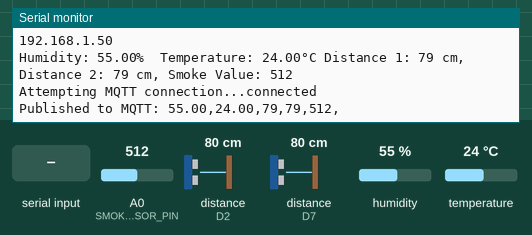
A sketch run on a simulated ESP8266 (NodeMCU). Shown: the last lines printed to the serial monitor. Wiring (inferred from the names in the program): 2 × ultrasonic range finder: trigger D1, echo D2 / trigger D0, echo D7. Inputs (shaded band) come from the test bench; at power-on: distance to the obstacle (sensors on D2, D7) 80 cm, humidity 55 %, A0 (SMOKE_SENSOR_PIN) = 512, temperature 24 °C. The echo pulse lasts 58.3 µs per cm; WiFi joins after 1.5 s; servers stay silent unless stated; no MQTT or app messages arrive unless stated.

Above: at 2.7 s.
2.8 s: "1\n" received over Serial
At 5.4 s:
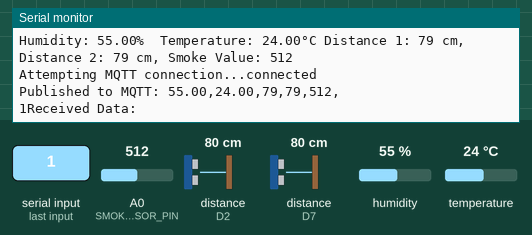
6.0 s: distance to the obstacle (sensor on D2) set to 2 cm
At 7.0 s:
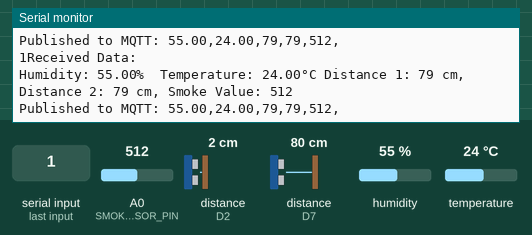
8.1 s: distance to the obstacle (sensor on D7) set to 2 cm
At 9.9 s:
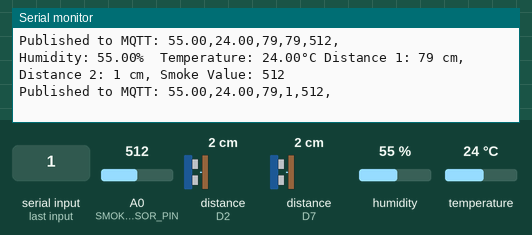
10.2 s: humidity set to 22 %
At 12.1 s:
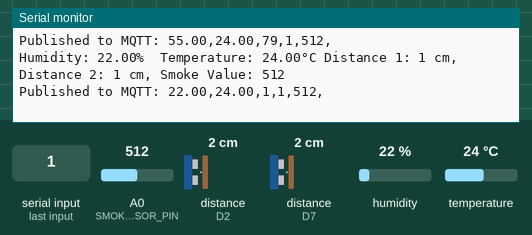
12.3 s: A0 (SMOKE_SENSOR_PIN) set to 716
14.4 s: temperature set to 12 °C
At 15.5 s:
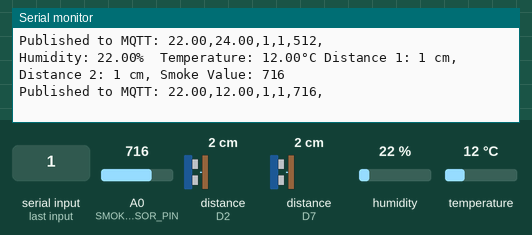

The sketch:

Large_iot_ESP8266_code.ino
```cpp
#include <DHT.h>
#include <ESP8266WiFi.h>
#include <PubSubClient.h>
#include <Wire.h>

#define TRIG_PIN1 D0  // GPIO0 pin connected to the first ultrasonic sensor's trig pin
#define ECHO_PIN1 D7  // GPIO13 pin connected to the first ultrasonic sensor's echo pin

#define TRIG_PIN2 D1  // GPIO14 pin connected to the second ultrasonic sensor's trig pin
#define ECHO_PIN2 D2 // GPIO12 pin connected to the second ultrasonic sensor's echo pin
#define SMOKE_SENSOR_PIN A0  // GPIO4 (A0) pin connected to the smoke sensor

#define DHTPIN 14    // Digital pin connected to the DHT sensor
#define DHTTYPE DHT11   // DHT sensor type (DHT11 or DHT22)
DHT dht(DHTPIN, DHTTYPE);

const char* ssid = "Airel_9842878776"; // Your WiFi SSID
const char* password = "air88581"; // Your WiFi password

const char* mqttServer = "broker.emqx.io";
const int mqttPort = 1883;
const char* mqttClientID = "259a800e-1ac5-4109-aa6e-3714cbeefa14";
const char* mqttTopic = "Sensor12";

WiFiClient wifiClient;
PubSubClient client(wifiClient);

String receivedData = "";

void setupWiFi() {
  Serial.println();
  Serial.print("Connecting to ");
  Serial.println(ssid);

  WiFi.begin(ssid, password);

  while (WiFi.status() != WL_CONNECTED) {
    delay(500);
    Serial.print(".");
  }

  Serial.println("");
  Serial.println("WiFi connected");
  Serial.println("IP address: ");
  Serial.println(WiFi.localIP());
}

void reconnect() {
  while (!client.connected()) {
    Serial.print("Attempting MQTT connection...");
    if (client.connect(mqttClientID)) {
      Serial.println("connected");
    } else {
      Serial.print("failed, rc=");
      Serial.print(client.state());
      Serial.println(" try again in 5 seconds");
      delay(5000);
    }
  }
}

void setup() {
  pinMode(TRIG_PIN1, OUTPUT);
  pinMode(ECHO_PIN1, INPUT);
  pinMode(TRIG_PIN2, OUTPUT);
  pinMode(ECHO_PIN2, INPUT);
  pinMode(SMOKE_SENSOR_PIN, INPUT);

  dht.begin();

  setupWiFi();
  client.setServer(mqttServer, mqttPort);

  Serial.begin(115200);
  while (!Serial) {
    ; // wait for serial port to connect
  }
}

void loop() {
  if (Serial.available() > 0) {
    receivedData = Serial.readStringUntil('\n');
    Serial.print("Received Data: ");
    Serial.println(receivedData);
  }

  long duration1, distance1;
  digitalWrite(TRIG_PIN1, LOW);
  delayMicroseconds(2);
  digitalWrite(TRIG_PIN1, HIGH);
  delayMicroseconds(10);
  digitalWrite(TRIG_PIN1, LOW);
  duration1 = pulseIn(ECHO_PIN1, HIGH);
  distance1 = duration1 * 0.034 / 2;
  delay(500);

  long duration2, distance2;
  digitalWrite(TRIG_PIN2, LOW);
  delayMicroseconds(2);
  digitalWrite(TRIG_PIN2, HIGH);
  delayMicroseconds(10);
  digitalWrite(TRIG_PIN2, LOW);
  duration2 = pulseIn(ECHO_PIN2, HIGH);
  distance2 = duration2 * 0.034 / 2;
  delay(500);

  int smokeValue = analogRead(SMOKE_SENSOR_PIN);

  float h = dht.readHumidity();
  float t = dht.readTemperature();
  float f = dht.readTemperature(true);

  if (isnan(h) || isnan(t) || isnan(f)) {
    Serial.println(F("Failed to read from DHT sensor!"));
    return;
  }

  float hif = dht.computeHeatIndex(f, h);
  float hic = dht.computeHeatIndex(t, h, false);

  Serial.print(F("Humidity: "));
  Serial.print(h);
  Serial.print(F("%  Temperature: "));
  Serial.print(t);
  Serial.print(F("°C "));

  Serial.print("Distance 1: ");
  Serial.print(distance1);
  Serial.print(" cm, Distance 2: ");
  Serial.print(distance2);
  Serial.print(" cm, Smoke Value: ");
  Serial.print(smokeValue);

  Serial.println("");

  if (!client.connected()) {
    reconnect();
  }

  String data = String(h) + "," + String(t) + "," + String(distance1) + "," + String(distance2) + "," + String(smokeValue) +"," + String(receivedData);
  client.publish(mqttTopic, data.c_str());

  Serial.println("Published to MQTT: " + data);

  delay(2000);

  if (Serial.available()) {
    Serial.write(Serial.read());
  }
}
```

Measured:
- after the input at 2.8 s, the serial monitor: prints a new line after 1.8 s (image 1)
- after the input at 10.2 s, the serial monitor: prints a new line after 1.5 s (image 4)
- after the input at 14.4 s, the serial monitor: prints a new line after 0.32 s (image 5)
